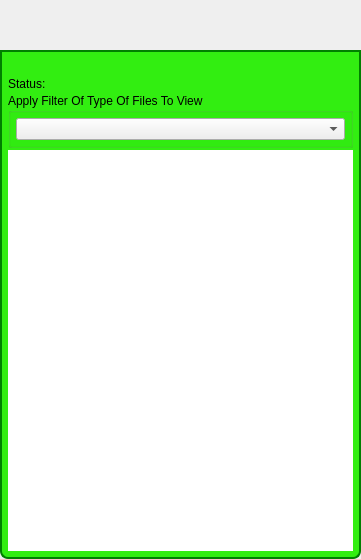
<?xml version="1.0" encoding="UTF-8"?>
<ui version="4.0">
 <class>ViewFriendsSharedFilesDialog</class>
 <widget class="QDialog" name="ViewFriendsSharedFilesDialog">
  <property name="windowModality">
   <enum>Qt::ApplicationModal</enum>
  </property>
  <property name="geometry">
   <rect>
    <x>0</x>
    <y>0</y>
    <width>361</width>
    <height>559</height>
   </rect>
  </property>
  <property name="windowTitle">
   <string>Browse Files</string>
  </property>
  <property name="windowOpacity">
   <double>1.000000000000000</double>
  </property>
  <property name="toolTip">
   <string/>
  </property>
  <property name="styleSheet">
   <string notr="true">QDialog#DownloadsDialog
{   
color: transparent;
background-color: transparent;
border: 1px solid transparent;
border-radius: 8px; 
}

#ViewFilesTitleBox
{   
color: black;
background-color: rgb(50,238,17);
border: 2px solid green;
border-top-left-radius: 8px; 
border-top-right-radius: 8px;
}

#TitleLabel
{   
color: black;
}

#FileItemsBox
{   
background-color: rgb(50,238,17);
border: 2px solid green;
border-top-color: green; 
border-bottom-left-radius: 8px; 
border-bottom-right-radius: 8px;
}

#FileItemList
{   
background-color: white;
border: 1px solid transparent;
}</string>
  </property>
  <layout class="QVBoxLayout" name="verticalLayout">
   <property name="spacing">
    <number>0</number>
   </property>
   <property name="leftMargin">
    <number>0</number>
   </property>
   <property name="topMargin">
    <number>0</number>
   </property>
   <property name="rightMargin">
    <number>0</number>
   </property>
   <property name="bottomMargin">
    <number>0</number>
   </property>
   <item>
    <widget class="TitleBarWidget" name="m_TitleBarWidget" native="true">
     <property name="sizePolicy">
      <sizepolicy hsizetype="Preferred" vsizetype="Preferred">
       <horstretch>0</horstretch>
       <verstretch>0</verstretch>
      </sizepolicy>
     </property>
     <property name="minimumSize">
      <size>
       <width>0</width>
       <height>50</height>
      </size>
     </property>
     <property name="maximumSize">
      <size>
       <width>16777215</width>
       <height>130</height>
      </size>
     </property>
    </widget>
   </item>
   <item>
    <widget class="QGroupBox" name="FileItemsBox">
     <property name="minimumSize">
      <size>
       <width>0</width>
       <height>0</height>
      </size>
     </property>
     <property name="title">
      <string/>
     </property>
     <layout class="QVBoxLayout" name="verticalLayout_2">
      <property name="spacing">
       <number>2</number>
      </property>
      <property name="leftMargin">
       <number>5</number>
      </property>
      <property name="topMargin">
       <number>5</number>
      </property>
      <property name="rightMargin">
       <number>5</number>
      </property>
      <property name="bottomMargin">
       <number>5</number>
      </property>
      <item>
       <widget class="QLabel" name="m_StatusLabel">
        <property name="text">
         <string notr="true"/>
        </property>
       </widget>
      </item>
      <item>
       <layout class="QHBoxLayout" name="horizontalLayout_2">
        <item>
         <widget class="QLabel" name="label">
          <property name="sizePolicy">
           <sizepolicy hsizetype="Minimum" vsizetype="Preferred">
            <horstretch>0</horstretch>
            <verstretch>0</verstretch>
           </sizepolicy>
          </property>
          <property name="text">
           <string>Status:</string>
          </property>
         </widget>
        </item>
        <item>
         <widget class="QLabel" name="m_StatusMsgLabel">
          <property name="sizePolicy">
           <sizepolicy hsizetype="Expanding" vsizetype="Preferred">
            <horstretch>0</horstretch>
            <verstretch>0</verstretch>
           </sizepolicy>
          </property>
          <property name="text">
           <string/>
          </property>
         </widget>
        </item>
       </layout>
      </item>
      <item>
       <widget class="QGroupBox" name="m_FileFilterGroupBox">
        <property name="sizePolicy">
         <sizepolicy hsizetype="Preferred" vsizetype="Minimum">
          <horstretch>0</horstretch>
          <verstretch>0</verstretch>
         </sizepolicy>
        </property>
        <property name="title">
         <string>Apply Filter Of Type Of Files To View</string>
        </property>
        <layout class="QVBoxLayout" name="verticalLayout_3">
         <property name="spacing">
          <number>2</number>
         </property>
         <property name="leftMargin">
          <number>5</number>
         </property>
         <property name="topMargin">
          <number>5</number>
         </property>
         <property name="rightMargin">
          <number>5</number>
         </property>
         <property name="bottomMargin">
          <number>5</number>
         </property>
         <item>
          <widget class="VxComboBoxFileFilter" name="m_FileFilterComboBox"/>
         </item>
        </layout>
       </widget>
      </item>
      <item>
       <widget class="QListWidget" name="FileItemList">
        <property name="font">
         <font>
          <pointsize>8</pointsize>
         </font>
        </property>
        <property name="frameShape">
         <enum>QFrame::NoFrame</enum>
        </property>
        <property name="frameShadow">
         <enum>QFrame::Plain</enum>
        </property>
        <property name="lineWidth">
         <number>0</number>
        </property>
        <property name="horizontalScrollBarPolicy">
         <enum>Qt::ScrollBarAlwaysOff</enum>
        </property>
        <property name="iconSize">
         <size>
          <width>32</width>
          <height>32</height>
         </size>
        </property>
        <property name="verticalScrollMode">
         <enum>QAbstractItemView::ScrollPerPixel</enum>
        </property>
        <property name="resizeMode">
         <enum>QListView::Adjust</enum>
        </property>
        <property name="uniformItemSizes">
         <bool>true</bool>
        </property>
       </widget>
      </item>
     </layout>
    </widget>
   </item>
  </layout>
 </widget>
 <customwidgets>
  <customwidget>
   <class>TitleBarWidget</class>
   <extends>QWidget</extends>
   <header>TitleBarWidget.h</header>
   <container>1</container>
  </customwidget>
  <customwidget>
   <class>VxComboBoxFileFilter</class>
   <extends>QComboBox</extends>
   <header>VxComboBoxFileFilter.h</header>
  </customwidget>
 </customwidgets>
 <resources>
  <include location="../gotvcommon.qrc"/>
 </resources>
 <connections/>
</ui>
